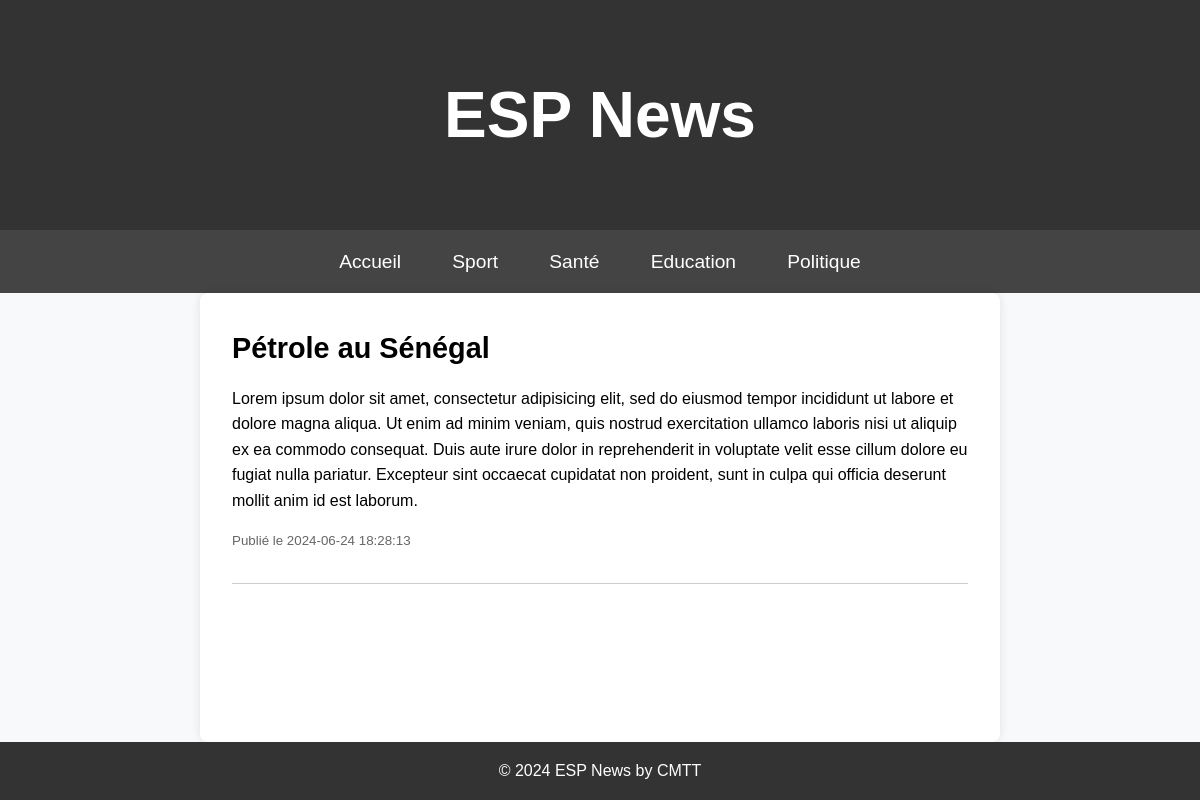
Page /index.php?categorie=4&article=2 on the committed database.
### tables this page shows
CREATE TABLE Categorie(
	id int primary key auto_increment,
	libelle varchar(20)
);

CREATE TABLE Article(
	id int primary key auto_increment,
	titre varchar(255),
	contenu text,
	dateCreation datetime DEFAULT NOW(),
	dateModification datetime DEFAULT NOW(),
	categorie int
);

### index.php (called while the page is built)
<?php
include 'db.php';
include 'controllers/CategoryController.php';
?>

### models/Category.php (called while the page is built)
<?php
class Category {
    public static function getAll($conn) {
        $stmt = $conn->prepare("SELECT * FROM Categorie");
        $stmt->execute();
        return $stmt->fetchAll();
    }
}
?>

### models/Article.php (called while the page is built, shortened)
<?php
class Article {
    public static function getByCategory($conn, $categoryId) {
        $stmt = $conn->prepare("SELECT * FROM Article WHERE categorie = :category_id ORDER BY dateCreation DESC");
        $stmt->bindParam(':category_id', $categoryId);
        $stmt->execute();
        return $stmt->fetchAll();
    }
}
?>

### controllers/ArticleController.php (called while the page is built, shortened)
<?php
include_once 'models/Article.php';
class ArticleController {
    public static function showArticlesByCategory($conn, $categorie_id) {
        return Article::getByCategory($conn, $categorie_id);
    }
}
?>

### views/article.php (the view)
<main>
    <?php if ($article): ?>
        <article>
            <h2><?php echo htmlspecialchars($article['titre']); ?></h2>
            <p><?php echo htmlspecialchars($article['contenu']); ?></p>
            <p><small>Publié le <?php echo $article['dateCreation']; ?></small></p>
        </article>
    <?php else: ?>
        <p>Article non trouvé.</p>
    <?php endif; ?>
</main>

### views/nav.php (shortened to what this page needs)
<nav>
    <ul>
        <li><a href="index.php">Accueil</a></li>
        <?php foreach ($categories as $categorie): ?>
            <li>
                <a href="index.php?categorie=<?php echo $categorie['id']; ?>"><?php echo htmlspecialchars($categorie['libelle']); ?></a>
            </li>
        <?php endforeach; ?>
    </ul>
</nav>

### style.css (style rules this page uses)
* { margin: 0; padding: 0; box-sizing: border-box; }
body { font-family: 'Arial', sans-serif; line-height: 1.6; background-color: #f8f9fa; margin: 0; padding: 0; display: flex; flex-direction: column; min-height: 100vh; }
nav { background: #444; padding: 1em 0; text-align: center; }
nav ul { list-style: none; padding: 0; display: flex; justify-content: center; gap: 2em; }
nav ul li { position: relative; }
nav ul li a { text-decoration: none; color: #fff; font-size: 1.2em; padding: 0.5em; transition: background 0.3s; }
main { flex: 1; padding: 2em; max-width: 800px; margin: 0 auto; background: #fff; box-shadow: 0 0 10px rgba(0, 0, 0, 0.1); border-radius: 8px; }
article { border-bottom: 1px solid #ccc; margin-bottom: 1em; padding-bottom: 1em; }
article h2 { font-size: 1.8em; margin-bottom: 0.5em; }
article p { margin-bottom: 1em; }
article p small { display: block; color: #666; }

### rows in the picture
categorie: libelle "Sport"
categorie: libelle "Santé"
categorie: libelle "Education"
categorie: libelle "Politique"
article: titre "Pétrole au Sénégal", contenu "Lorem ipsum dolor sit amet, consectetur adipisicing elit, sed do eiusmod tempor incididunt ut labore et dolore magna aliqua. Ut enim ad minim veniam, quis nostrud exercitation ullamco laboris nisi ut aliquip ex ea commodo consequat. Duis aute irure dolor in reprehenderit in voluptate velit esse cillum dolore eu fugiat nulla pariatur. Excepteur sint occaecat cupidatat non proident, sunt in culpa qui officia deserunt mollit anim id est laborum.", dateCreation "2024-06-24 18:28:13"
